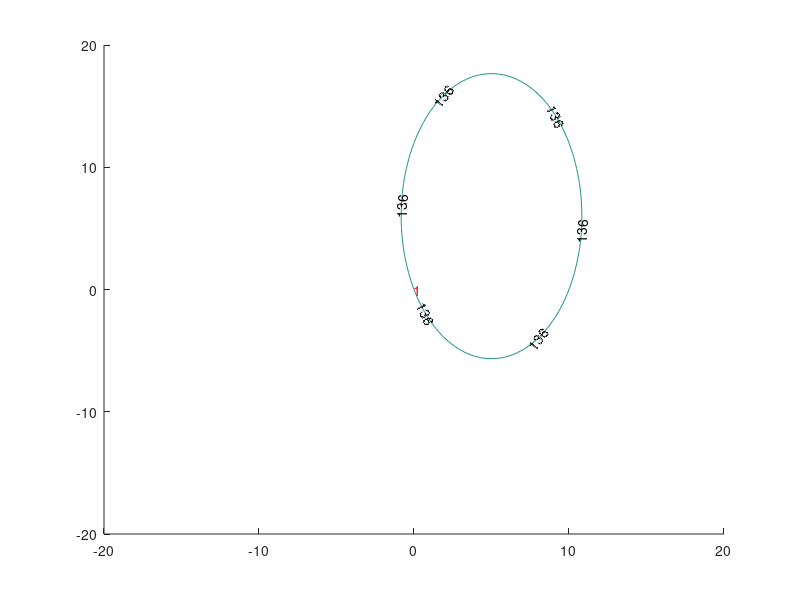

MATLAB code to generate this figure: (Note: this script raises an error after producing the figure.)
% 
% Лабораторная работа 3
% Численные методы
% Вариант 2
%
% Задание 9
% 
% Реализовать функцию, ищущую минимум функции многих переменных методом 
% покоординатного спуска. (Функцию, её частные производные и начальное 
% приближение задаёт пользователь.) Для функции двух переменных построить 
% набор линий уровня, на которых отметить шаги алгоритма. Сравнить 
% результат работы с функцией fminbnd.

eps = 10^(-5);

f = @(x) 4 * (x(1) - 5).^2 + (x(2) - 6).^2;
init_approx = [15; 15];
borders = [-20 20];

[X, Y] = meshgrid(linspace(borders(1), borders(2), 100), ...
     linspace(borders(1), borders(2), 100));
Z = 4 * (X - 5).^2 + (Y - 6).^2;

x_min = zeros(size(init_approx, 1), 1);
start_flag = 1;
temp = x_min;

figure('Position', [100 100 1000 1000]);
hold on;
iter_idx = 1;
while norm(f(x_min) - f(temp)) >= eps || start_flag == 1
    for i = 1 : size(init_approx, 1)
        if norm(f(x_min) - f(temp)) < eps && start_flag == 0
            break
        end
        disp(x_min);
        contour(X, Y, Z, [f(x_min) f(x_min)], 'ShowText', 'on');
        text(x_min(1), x_min(2), num2str(iter_idx), 'FontSize', 10, 'Color', 'red');
        iter_idx = iter_idx + 1;
        temp = x_min;
        x_min(i) = golden_section(f, i, x_min, borders, eps);
    end
    start_flag = 0;
end
hold off;

x_min = x_min
f_x_min = f(x_min)



f = @(x) sin(x);
init_approx = [pi/2];
borders = [-pi, pi];
% borders = [pi/4, 5*pi/4]

x_min = coordinate_descent(f, init_approx, borders, eps)
f_x_min = f(x_min)

fminbnd_x_min = fminbnd(f, borders(1), borders(2))
f_fminbnd_x_min = f(fminbnd_x_min)




function x_min = coordinate_descent(f, init_approx, borders, eps)
    x_min = zeros(size(init_approx, 1), 1);
    start_flag = 1;
    temp = x_min;
    
    while norm(f(x_min) - f(temp)) >= eps || start_flag == 1
        for i = 1 : size(init_approx, 1)
            temp = x_min;
            x_min(i) = golden_section(f, i, x_min, borders, eps);
        end
        start_flag = 0;
    end
end


function x_min_i = golden_section(f, f_arg_idx, x_min, segment, eps)
    phi = (1 + sqrt(5)) / 2;
    a = segment(1);
    b = segment(2);
    x1 = b - (b - a) / phi;
    x2 = a + (b - a) / phi;
    temp1 = x_min;
    temp2 = x_min;
    
    while (b - a) / 2 >= eps
        temp1(f_arg_idx) = x1;
        temp2(f_arg_idx) = x2;
        
        if f(temp1) > f(temp2)
            a = x1;
            x1 = x2;
            x2 = b - (x1 - a);
        elseif f(temp1) < f(temp2)
            b = x2;
            x2 = x1;
            x1 = a + (b - x2);
        end
    end
    
    x_min_i = (a + b) / 2;
end